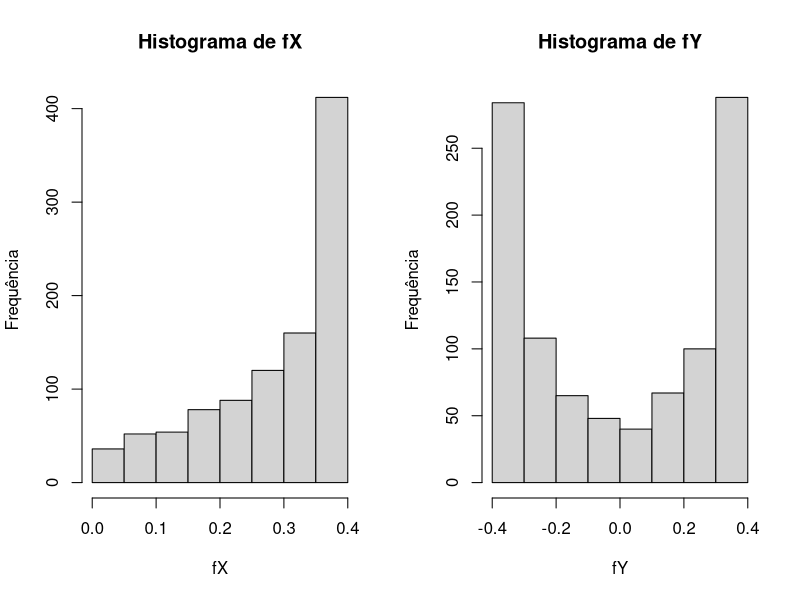
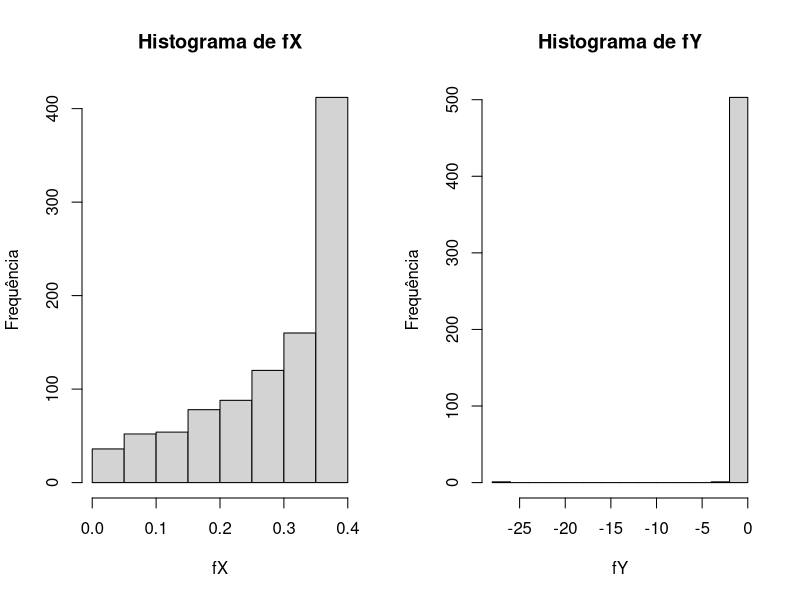
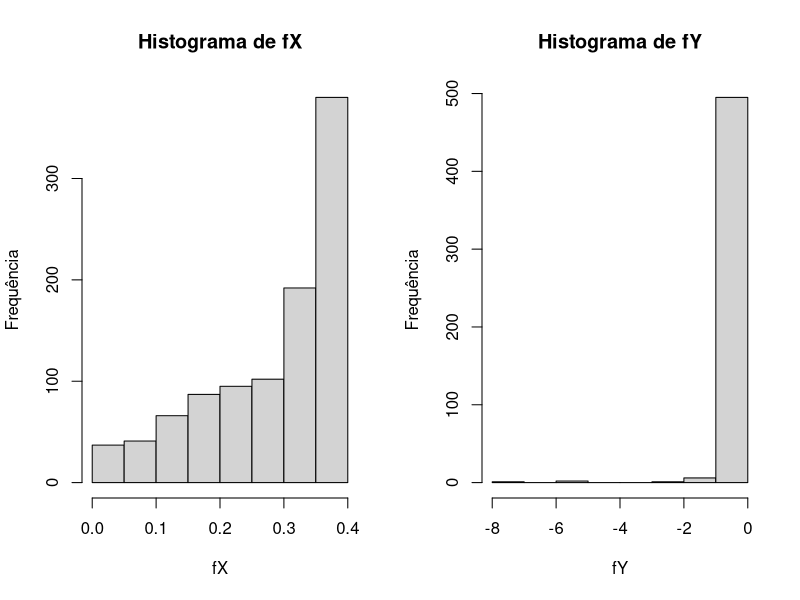
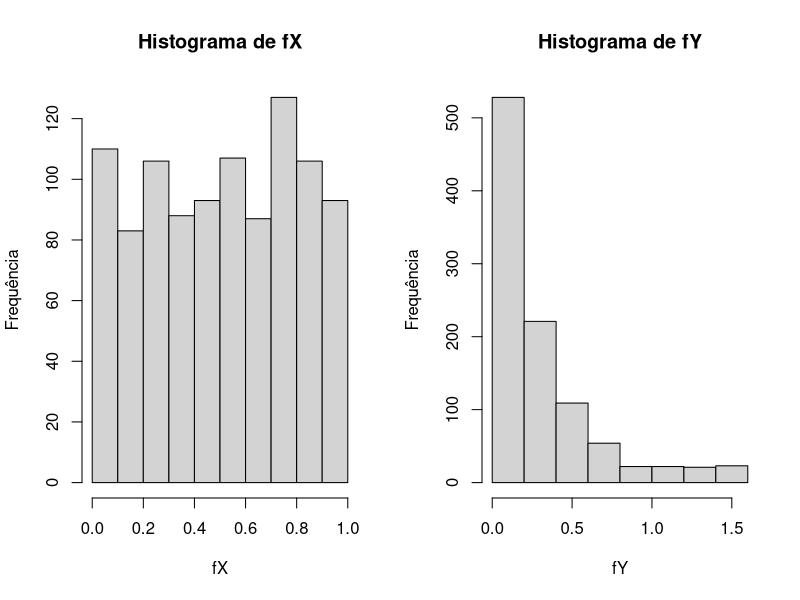
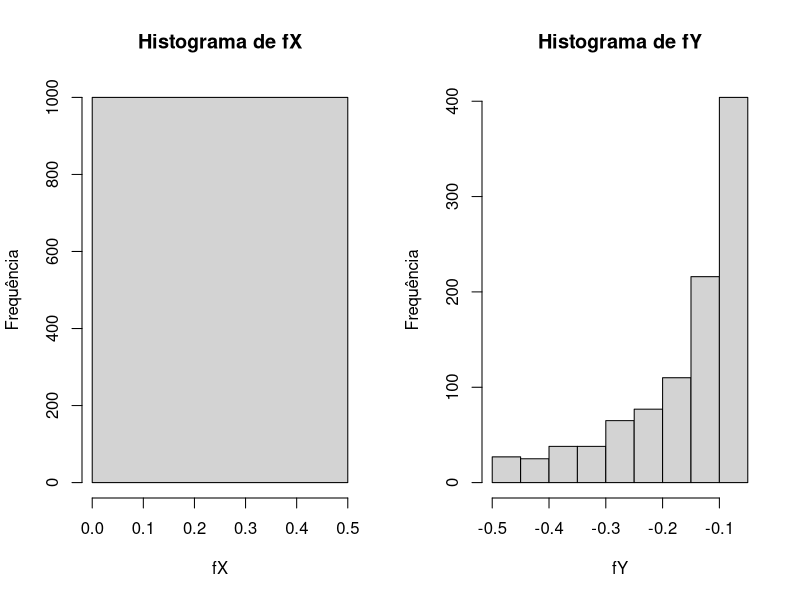

These charts were generated, in order, by the following R code:
## ---- chunk 1
set.seed(236)
sigma <- 1
mu <- 0
X <- rnorm(n=1000,mean=mu,sd=sigma)
Ytrans <- function(y,mean=mu,sd=sigma){
  yt <- (1/sqrt(2*pi))*exp(-(y^2)/2)
  return <- ifelse(y<=mean,yt,-yt)
} 
fY <- Ytrans(X)
fX <- dnorm(X,mean=mu,sd=sigma)

par(mfcol=c(1,2))
hist(fX,ylab="Frequência",main="Histograma de fX")
hist(fY,ylab="Frequência",main="Histograma de fY")
## ---- chunk 2
set.seed(236)
sigma <- 1
mu <- 0
X <- rnorm(n=1000,mean=mu,sd=sigma)
Ytrans <- function(y,mean=mu,sd=sigma){
  yt <- -(y^(-2/3))*(1/(3*sqrt(2*pi)))*exp(-(1/2)*y^(2/3))
  return <- ifelse(y>mean,yt,-yt)
}

fX <- dnorm(X,mean=mu,sd=sigma)


fY <- Ytrans(X)

par(mfcol=c(1,2))

hist(fX,ylab="Frequência",main="Histograma de fX")
hist(x=fY,ylab="Frequência",main="Histograma de fY")
## ---- chunk 3
sigma <- 1
mu <- 0
X <- rnorm(n=1000,mean=mu,sd=sigma)
Ytrans <- function(y,mean=mu,sd=sigma){
  yt <- -(y^(-2/3))*(1/(3*sqrt(2*pi)))*exp(-(1/2)*y^(2/3))
  return <- ifelse(y>mean,yt,-yt)
}

fX <- dnorm(X,mean=mu,sd=sigma)


fY <- Ytrans(X)

par(mfcol=c(1,2))

hist(fX,ylab="Frequência",main="Histograma de fX")
hist(x=fY,ylab="Frequência",main="Histograma de fY")
## ---- chunk 4
set.seed(236)
lambda <- 1
p <- -3
X <- rexp(n=1000,rate=lambda)
Ytrans <- function(y,rate=lambda,ep=p){
  return <- -rate*exp(-rate*y^(1/ep))*(1/ep)*y^((1-p)/p)
}

fX <- dexp(X,rate=lambda)

fY <- Ytrans(X)

par(mfcol=c(1,2))

hist(fX,ylab="Frequência",main="Histograma de fX")
hist(x=fY,ylab="Frequência",main="Histograma de fY")
## ---- chunk 5
set.seed(236)
a <- 1
b <- 3
X <- runif(n=1000,min=a,max=b)
Ytrans <- function(y,min=a,max=b){
  return <- -min/((y^2)*(max-min))
}


fX <- dunif(X,min=a,max=b)
fY <- Ytrans(X)

par(mfcol=c(1,2))


hist(fX,ylab="Frequência",main="Histograma de fX")
hist(x=fY,ylab="Frequência",main="Histograma de fY")
